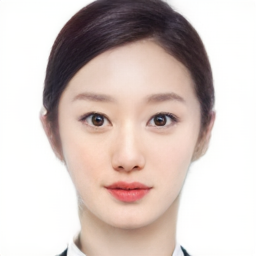
#> input picture synthesis.png, 256 x 256 px, given in place of synthesis.jpg, which was not available
$ python template.py
#> lines starting #> are read from the running program, lines starting #| are printed output that depends on the picture; long printed decimals are rounded; pictures that were not available may be replaced by others from this repository, and a replacement may not be noted
import cv2
import numpy as np

# 입력이미지와 템플릿 이미지 읽기
img = cv2.imread('./synthesis.jpg')
#> img is the input picture: shape (256, 256, 3); mean B, G, R 193.8, 198.7, 212.6
template = cv2.imread('./original.jpg')
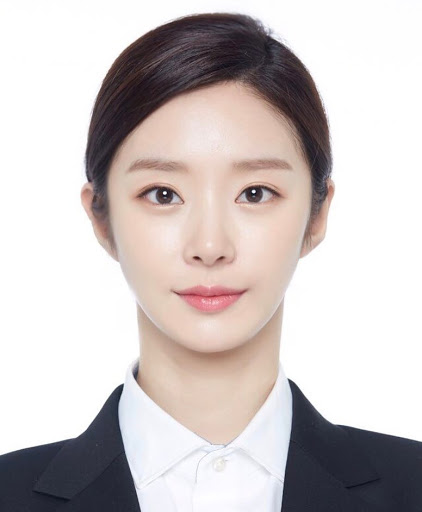
#> input picture original.jpg, 422 x 512 px
#> template is the input picture: shape (512, 422, 3); mean B, G, R 195.5, 196.2, 203.9
th, tw = template.shape[:2]
#> th = 512; tw = 422
cv2.imshow('template', template)

# 3가지 매칭 메서드 순회
methods = ['cv2.TM_CCOEFF_NORMED', 'cv2.TM_CCORR_NORMED',
           'cv2.TM_SQDIFF_NORMED']
for i, method_name in enumerate(methods):
    img_draw = img.copy()
    method = eval(method_name)
    # 템플릿 매칭   ---①
    res = cv2.matchTemplate(img, template, method)
    # 최대, 최소값과 그 좌표 구하기 ---②
    min_val, max_val, min_loc, max_loc = cv2.minMaxLoc(res)
    print(method_name, min_val, max_val, min_loc, max_loc)

    # TM_SQDIFF의 경우 최소값이 좋은 매칭, 나머지는 그 반대 ---③
    if method in [cv2.TM_SQDIFF, cv2.TM_SQDIFF_NORMED]:
        top_left = min_loc
        match_val = min_val
    else:
        top_left = max_loc
        match_val = max_val
    # 매칭 좌표 구해서 사각형 표시   ---④
    bottom_right = (top_left[0] + tw, top_left[1] + th)
    cv2.rectangle(img_draw, top_left, bottom_right, (0, 0, 255), 2)
    # 매칭 포인트 표시 ---⑤
    cv2.putText(img_draw, str(match_val), top_left,
                cv2.FONT_HERSHEY_PLAIN, 2, (0, 255, 0), 1, cv2.LINE_AA)
    cv2.imshow(method_name, img_draw)
#> this loop made 3 passes
#> (min_val, max_val, min_loc, top_left, match_val, bottom_right) on passes 1 to 2: (-0.125, 0.507, (77, 256), (41, 66), 0.507, (463, 578)), (0.869, 0.949, (166, 256), (39, 80), 0.949, (461, 592))
#> (min_val, max_val, max_loc, top_left, match_val, bottom_right) on pass 3: (0.103, 0.262, (166, 256), (38, 82), 0.103, (460, 594))
#| cv2.TM_CCOEFF_NORMED -0.1248 0.5071 (77, 256) (41, 66)
#| cv2.TM_CCORR_NORMED 0.8692 0.9493 (166, 256) (39, 80)
#| cv2.TM_SQDIFF_NORMED 0.1026 0.2618 (38, 82) (166, 256)
#> pass 1, `res = cv2.matchTemplate(img, template, method)`:
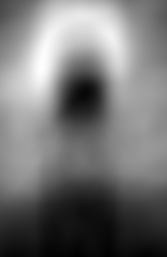
#> res: shape (257, 167) float32; min -0.125, max 0.507, mean 0.166; drawn with min black and max white
#> pass 1, `cv2.imshow(method_name, img_draw)`:
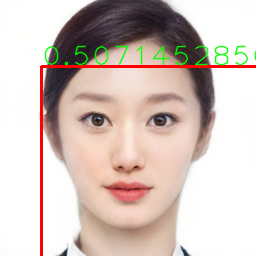
#> window 'cv2.TM_CCOEFF_NORMED': shape (256, 256, 3); mean B, G, R 188.7, 195.9, 211.8
#> pass 2, `res = cv2.matchTemplate(img, template, method)`:
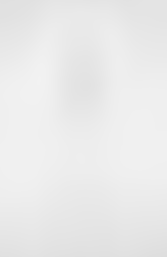
#> res: shape (257, 167) float32; min 0.869, max 0.949, mean 0.92
#> pass 2, `cv2.imshow(method_name, img_draw)`:
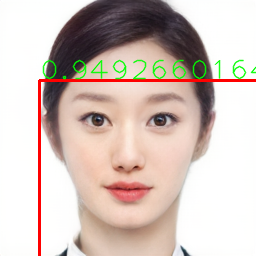
#> window 'cv2.TM_CCORR_NORMED': shape (256, 256, 3); mean B, G, R 188.4, 195.7, 211.3
#> after the loop:
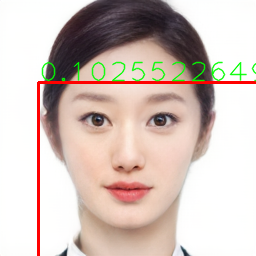
#> img_draw: shape (256, 256, 3); mean B, G, R 188.4, 195.5, 211.3
#> after the loop:
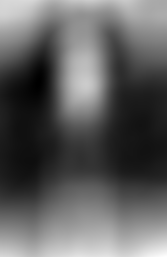
#> res: shape (257, 167) float32; min 0.103, max 0.262, mean 0.162; drawn with min black and max white
cv2.waitKey(0)
cv2.destroyAllWindows()
